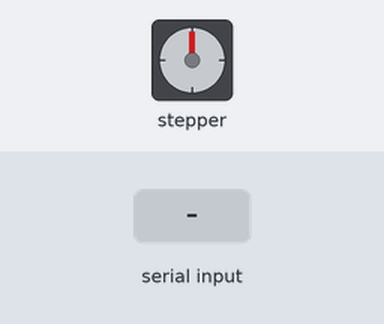
A sketch run on a simulated Arduino Uno, built with avr-gcc and run on an emulated ATmega328P. On the bench: stepper motor. Wiring (inferred from the names in the program): stepper motor driver (200 steps per turn assumed): step pin 3; direction pin 2; enable pin 5. The inputs (shaded band) are chosen by the test bench.

Above: at 2.2 s.
2.3 s: "0" received over Serial
At 2.75 s:
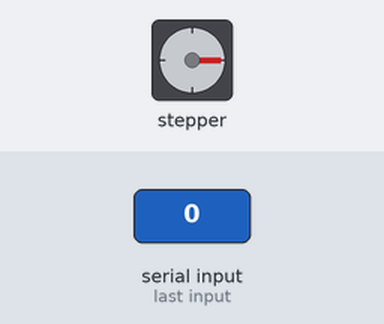
5.3 s: "1" received over Serial
At 6.5 s:
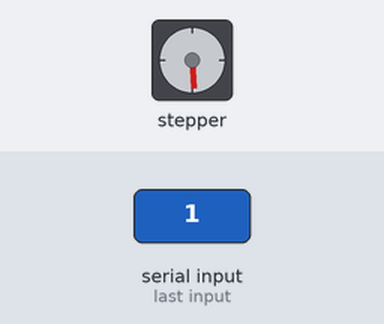
6.8 s: "0" received over Serial
At 7.25 s:
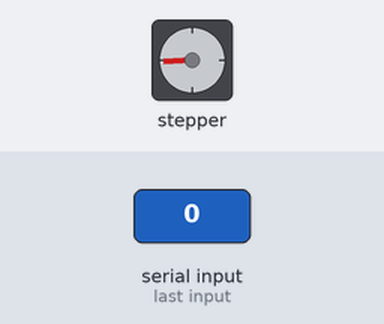
Timing chart, 0 to 15.8 s (numbered marks = the images above; inputs shaded):
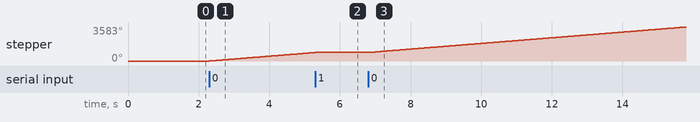

The sketch:

sketch_with_serialread.ino
```cpp
// Syringe Infusion Pump with AI Pain Detection
// Controls stepper motor based on AI model output (0 = No Pain, 1 = Pain)

// Pin definitions for A4988 driver
#define STEP_PIN 3    // STEP pin for A4988
#define DIR_PIN 2     // DIR pin for A4988
#define ENABLE_PIN 5  // ENABLE pin for A4988 (optional, to enable/disable driver)

// Motor parameters
#define STEPS_PER_REVOLUTION 200  // Steps per revolution for NEMA 17 (1.8°/step)
#define MOTOR_SPEED_RPM 60        // Motor speed in RPM (adjust as needed)
#define STEP_DELAY_US 6000        // Microseconds between steps (calculated for RPM)

// Variables
int aiOutput = 0;  // AI model output (0 = No Pain, 1 = Pain)
bool motorRunning = false;  // Motor state

void setup() {
  // Initialize serial communication at 9600 baud
  Serial.begin(9600);

  // Set pin modes for A4988
  pinMode(STEP_PIN, OUTPUT);
  pinMode(DIR_PIN, OUTPUT);
  pinMode(ENABLE_PIN, OUTPUT);

  // Initialize pins
  digitalWrite(STEP_PIN, LOW);
  digitalWrite(DIR_PIN, HIGH);  // Set direction (HIGH = clockwise, adjust if needed)
  digitalWrite(ENABLE_PIN, LOW); // Enable driver (LOW = enabled)

  // Wait for serial to stabilize
  delay(1000);
}

void loop() {
  // Check if serial data is available
  if (Serial.available() > 0) {
    char input = Serial.read();  // Read incoming byte

    // Convert char to integer (expecting '0' or '1')
    if (input == '0') {
      aiOutput = 0;  // No Pain
    } else if (input == '1') {
      aiOutput = 1;  // Pain
    } else {
      // Ignore invalid inputs
      return;
    }

    // Control motor based on AI output
    if (aiOutput == 0 && !motorRunning) {
      // Start motor for No Pain
      digitalWrite(ENABLE_PIN, LOW); // Ensure driver is enabled
      motorRunning = true;
    } else if (aiOutput == 1 && motorRunning) {
      // Stop motor for Pain
      digitalWrite(ENABLE_PIN, HIGH); // Disable driver
      motorRunning = false;
    }
  }

  // Run motor if enabled
  if (motorRunning) {
    // Generate step pulse
    digitalWrite(STEP_PIN, HIGH);
    delayMicroseconds(10);  // Short pulse
    digitalWrite(STEP_PIN, LOW);
    delayMicroseconds(STEP_DELAY_US);  // Delay between steps
  }
}
```

Measured:
- after the input at 2.3 s, stepper: keeps turning clockwise at about 299°/s, starting at once
- after the input at 5.3 s, stepper: stops changing and stays 896°
- after the input at 6.8 s, stepper: keeps turning clockwise at about 299°/s, starting at once
